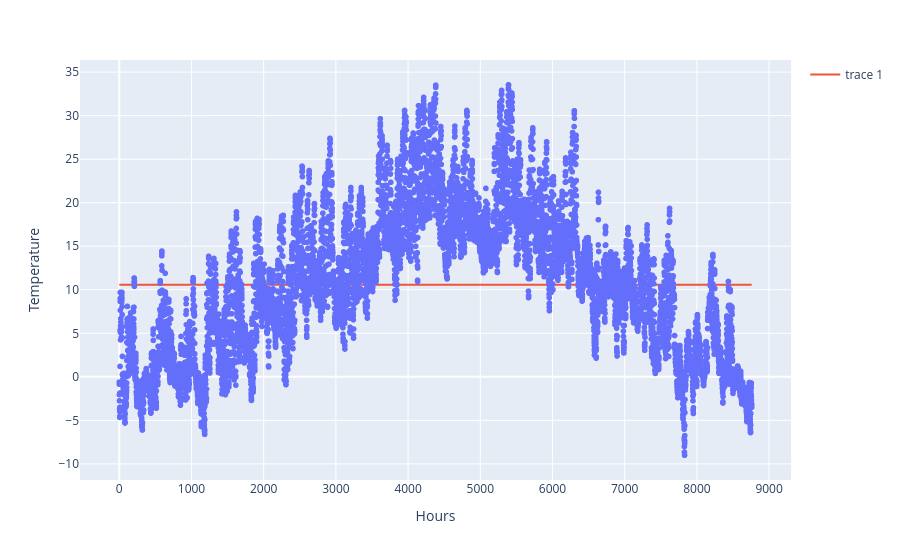

The notebook cell this image was saved under:
### Code cell
x = hourly_dataframe.index

y = hourly_dataframe["temperature_2m"]

fig = px.scatter(x=x, y=y, labels={'x': 'Hours', 'y': 'Temperature'}, title='')

fig.add_trace(trace=go.Scatter(x=x,y=[np.mean(y).astype(float)]*len(x)))

# Show the plot
fig.show()

### Figure 1 — Plotly figure (JSON) as saved in the notebook; plotly's stock layout.template omitted (floating-point values rounded to 4 significant figures; data arrays with more than 128 entries replaced by an {"elided": "..."} marker saying what was removed)
{"data": [{"hovertemplate": "Hours=%{x}<br>Temperature=%{y}<extra></extra>", "legendgroup": "", "marker": {"color": "#636efa", "symbol": "circle"}, "mode": "markers", "name": "", "showlegend": false, "type": "scattergl", "x": {"elided": "8760 int values"}, "xaxis": "x", "y": {"elided": "8760 float values"}, "yaxis": "y"}, {"type": "scatter", "x": {"elided": "8760 int values"}, "y": {"elided": "8760 float values"}}], "layout": {"legend": {"tracegroupgap": 0}, "margin": {"t": 60}, "xaxis": {"anchor": "y", "domain": [0, 1], "title": {"text": "Hours"}}, "yaxis": {"anchor": "x", "domain": [0, 1], "title": {"text": "Temperature"}}}}
